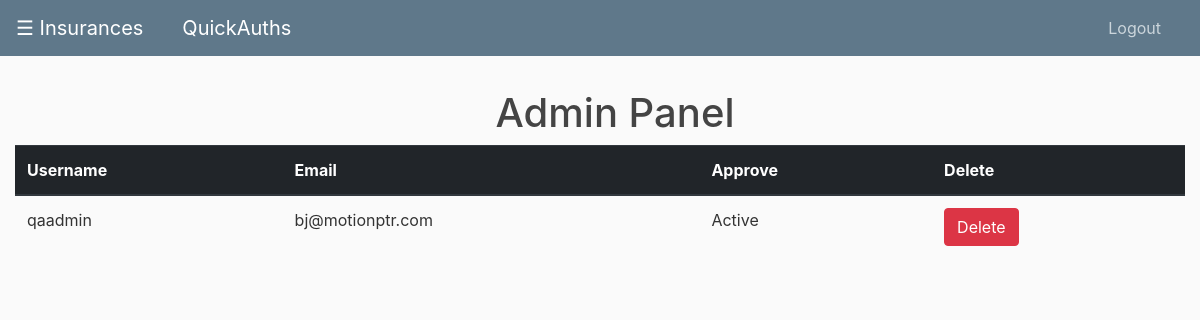
Page /company_admin (signed in) on the committed database.
### insurance/models.py (models this page shows, shortened)
class User(db.Model, UserMixin):
    id = db.Column(db.Integer, primary_key=True)
    username = db.Column(db.String(20), unique=True, nullable=False)
    email = db.Column(db.String(120), unique=True, nullable=False)
    password = db.Column(db.String(60), nullable=False)
    admin = db.Column(db.Boolean, default=False)
    active = db.Column(db.Boolean, default=True)
    company_id = db.Column(db.Integer, db.ForeignKey('company.id'), nullable=False)

### insurance/routes.py (the view)
@app.route("/company_admin", methods=['GET', 'POST'])
@login_required
def company_admin():
    user = User.query.get(current_user.get_id())
    if user.admin == True:
        users = User.query.filter_by(company_id=user.company_id).all()
        return render_template('companyadmin.html', title='CAdmin', users=users)
    return redirect(url_for('hpsj'))

### insurance/models.py (called while the page is built)
@login_manager.user_loader
def load_user(user_id):
    return User.query.get(int(user_id))

### insurance/templates/companyadmin.html (shortened to what this page needs)
{% extends "layout.html" %} {% block content %}
<div class="container">
    <div class=" text-center mt-2 ">
        <h1>{{company}} Admin Panel</h1>
    </div>
</div>
<div class="col-md-12">
    <table class="table" id="my-table">
        <thead class="thead-dark">
            <tr>
                <th scope="col">Username</th>
                <th scope="col">Email</th>
                <th scope="col">Approve</th>
                <th scope="col">Delete</th>
            </tr>
        </thead>
        <tbody>
            {% for user in users %}
            <tr>
                <td>{{ user.username }}</td>
                <td>{{ user.email }}</td>
                <td>
                    {% if user.active == false %}
                    <form action="{{ url_for('activate_user', id=user.id) }}" method="POST">
                        <button class="btn btn-primary" type="submit">Activate</button>
                    </form>
                    {% else %} Active {% endif %}
                </td>
                <td>
                    <form action="{{ url_for('delete_company_user', id=user.id) }}" method="POST">
                        <button class="btn btn-danger" type="submit">Delete</button>
                    </form>
                </td>
            </tr>
            {% endfor %}
        </tbody>
    </table>
</div>
{% endblock content %}

### insurance/static/main.css (style rules this page uses)
body { background: #fafafa; color: #333333; margin-top: 5rem; }
h1, h2, h3, h4, h5, h6 { color: #444444; }

### rows in the picture
User: username "qaadmin", email "bj@motionptr.com", active "Active"
